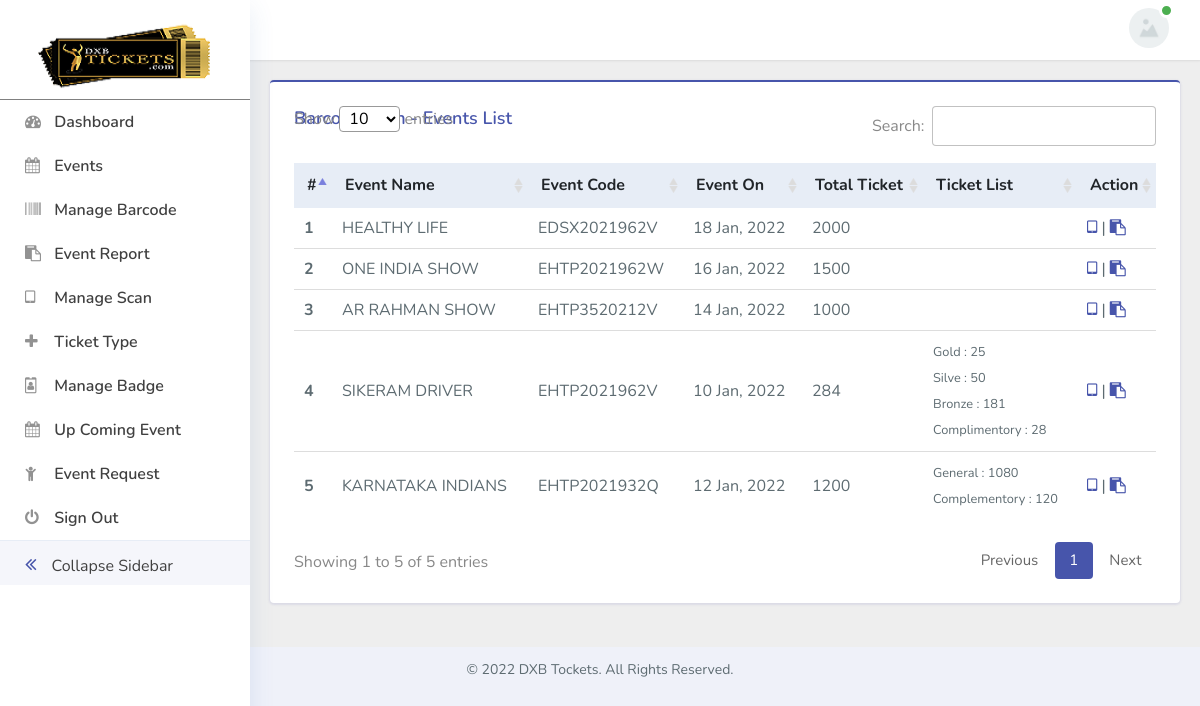
Screenshot of /admin/barcode.php (signed in) with the database file from the repository.
### tables this page shows
CREATE TABLE IF NOT EXISTS `staff_master` (
  `ST_Id` int(11) NOT NULL AUTO_INCREMENT,
  `FullName` varchar(100) DEFAULT NULL,
  `EmailId` varchar(150) DEFAULT NULL,
  `StaffStatus` tinyint(1) DEFAULT NULL,
  `DateCreate` datetime DEFAULT NULL,
  `StaffPhone` varchar(50) DEFAULT NULL,
  `Address` text,
  `ProfileImage` varchar(250) DEFAULT NULL,
  PRIMARY KEY (`ST_Id`),
  UNIQUE KEY `EmailId` (`EmailId`)
);

CREATE TABLE IF NOT EXISTS `event_master` (
  `EM_Id` int(100) NOT NULL AUTO_INCREMENT,
  `CreatedBy` varchar(100) DEFAULT NULL,
  `EventName` varchar(250) DEFAULT NULL,
  `EventCode` varchar(50) DEFAULT NULL,
  `StartDate` date DEFAULT NULL,
  `StartTime` time DEFAULT NULL,
  `EndDate` date DEFAULT NULL,
  `EndTime` time DEFAULT NULL,
  `EventLocation` varchar(100) DEFAULT NULL,
  `TotalSeats` varchar(10) DEFAULT NULL,
  `AgeLimit` varchar(10) DEFAULT NULL,
  `Organizer` varchar(50) DEFAULT NULL,
  `PrintedBy` varchar(50) DEFAULT NULL,
  `EventStatus` varchar(10) DEFAULT NULL,
  `DateCreate` datetime DEFAULT NULL,
  `EventBanner` varchar(250) DEFAULT NULL,
  `ShortDescription` text,
  `Description` text,
  `Image1` varchar(250) DEFAULT NULL,
  `Image2` varchar(250) DEFAULT NULL,
  `Image3` varchar(250) DEFAULT NULL,
  PRIMARY KEY (`EM_Id`),
  UNIQUE KEY `EventCode` (`EventCode`)
);

CREATE TABLE IF NOT EXISTS `category_master` (
  `CT_Id` int(100) NOT NULL AUTO_INCREMENT,
  `PriceCategoryId` int(100) DEFAULT NULL,
  `PriceCategoryCode` int(100) DEFAULT NULL,
  `PriceCategoryName` varchar(100) DEFAULT NULL,
  `DateCreated` datetime DEFAULT NULL,
  `EventId` int(100) DEFAULT NULL,
  `SeatsNo` varchar(50) DEFAULT NULL,
  PRIMARY KEY (`CT_Id`)
);

### admin/barcode.php (the view, shortened to what this page needs)
<?php
    require_once '../config/connection.php';
    require_once './pages/link.php';
    require_once './pages/sidebar.php';
    require_once './pages/header.php';
?>
<div class="main-content">
    <div class="container-fluid content-top-gap">
        <div class="data-tables">
            <div class="row">
                <div class="col-lg-12 mb-4">
                    <div class="card card_border p-4 border-primary-top">
                        <h3 class="card__title position-absolute">Barcode Scan - Events List</h3>
                        <div class="table-responsive">
                            <table id="meastroTable" class="display" style="width:100%">
                                <thead>
                                    <tr>
                                        <th>#</th>
                                        <th>Event Name</th>
                                        <th>Event Code</th>
                                        <th>Event On</th>
                                        <th>Total Ticket</th>
                                        <th>Ticket List</th>
                                        <th>Action</th>
                                    </tr>
                                </thead>
                                <tbody>
                                    <?php
                                        $resd6 = mysqli_query($conn, "SELECT * FROM event_master WHERE NOT EventStatus = 'New' ORDER BY EM_Id DESC");
                                        if (mysqli_num_rows($resd6) > 0) {
                                            $count = 1;
                                            while($rowd6 = mysqli_fetch_assoc($resd6)) {
                                                echo "<tr>";
                                                echo "<th>".$count."</th>";
                                                echo "<td>".$rowd6['EventName']."</td>";
                                                echo "<td>".$rowd6['EventCode']."</td>";
                                                echo "<td>".date_format(date_create($rowd6['StartDate']), 'd M, Y') . "</td>";
                                                echo "<td>".$rowd6['TotalSeats']."</td>";
                                                echo "<td>";
                                                $res11 = mysqli_query($conn, "SELECT SeatsNo, PriceCategoryName FROM category_master WHERE EventId = '$rowd6[EM_Id]'");
                                                while($row11 = mysqli_fetch_assoc($res11)){
                                                    echo "<p><small>".$row11['PriceCategoryName'].' : '.$row11['SeatsNo']."</small></p>";
                                                }
                                                echo "</td>";
                                                echo "<td>";
                                                echo "<a href='barcode-scan.php?id=$rowd6[EventCode]'><i class='fa fa-tablet'></i></a> | <a href='barcode-report.php?id=$rowd6[EventCode]'><i class='fa fa-clipboard'></i></a>";
                                                echo "</td>";
                                                echo "</tr>";
                                                $count++;
                                            }
                                        }
                                    ?>
                                </tbody>
                            </table>
                        </div>
                    </div>
                </div>
            </div>
        </div>
    </div>
</div>
<?php
    require_once './pages/footer.php';
?>

### admin/pages/header.php (shortened to what this page needs)
<?php
  $profileImage = "assets/images/profileimg.jpg";
  $resprofile = mysqli_query($conn, "SELECT ProfileImage, FullName, EmailId FROM staff_master WHERE ST_Id = '$_SESSION[st_id]'");
  if (mysqli_num_rows($resprofile) > 0) {
    $resprofile = mysqli_fetch_assoc($resprofile);
    $profileImage = $resprofile['ProfileImage'];
  }
?>
<div class="header sticky-header">
    <div class="menu-right">
      <div class="navbar user-panel-top">
        <div class="user-dropdown-details d-flex">
          <div class="profile_details">
            <ul>
              <li class="dropdown profile_details_drop">
                <a href="#" class="dropdown-toggle" data-toggle="dropdown" id="dropdownMenu3" aria-haspopup="true"
                  aria-expanded="false">
                  <div class="profile_img">
                    <img src="<?php echo $profileImage;?>" class='rounded-circle' alt='Profile Image' />
                    <div class="user-active">
                      <span></span>
                    </div>
                  </div>
                </a>
              </li>
            </ul>
          </div>
        </div>
      </div>
    </div>
  </div>

### rows the page displays
staff_master: ProfileImage (picture)
event_master: EventName "HEALTHY LIFE", EventCode "EDSX2021962V", StartDate "18 Jan, 2022", TotalSeats "2000"
event_master: EventName "ONE INDIA SHOW", EventCode "EHTP2021962W", StartDate "16 Jan, 2022", TotalSeats "1500"
event_master: EventName "AR RAHMAN SHOW", EventCode "EHTP3520212V", StartDate "14 Jan, 2022", TotalSeats "1000"
event_master: EventName "SIKERAM DRIVER", EventCode "EHTP2021962V", StartDate "10 Jan, 2022", TotalSeats "284"
category_master: PriceCategoryName "Gold", SeatsNo "25"
category_master: PriceCategoryName "Silve", SeatsNo "50"
category_master: PriceCategoryName "Bronze", SeatsNo "181"
category_master: PriceCategoryName "Complimentory", SeatsNo "28"
event_master: EventName "KARNATAKA INDIANS", EventCode "EHTP2021932Q", StartDate "12 Jan, 2022", TotalSeats "1200"
category_master: PriceCategoryName "General", SeatsNo "1080"
category_master: PriceCategoryName "Complementory", SeatsNo "120"
